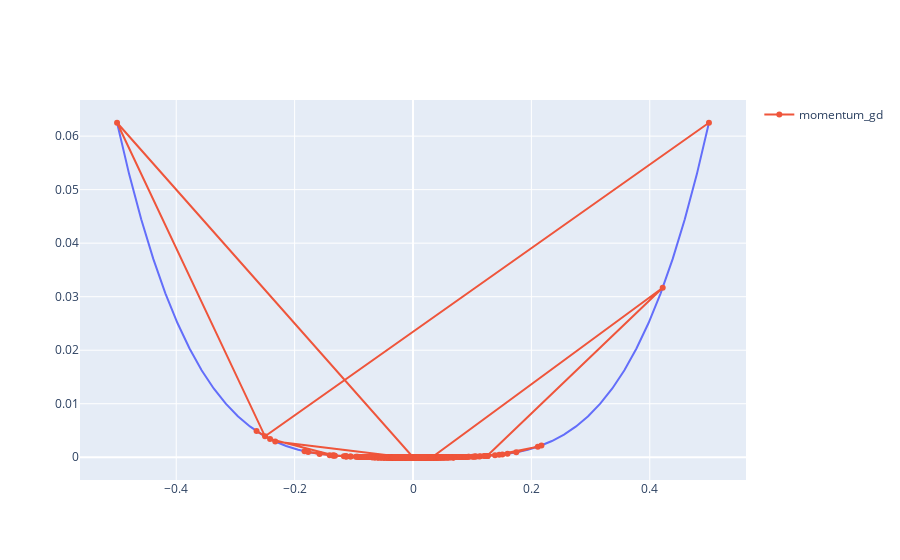

Notebook code cell kept with this figure:
### Markdown cell above
Let’s first apply momentum in the setting where we bounced across the walls ($\alpha = 2$). We set $\beta = 0.5$.

### Code cell
# apply momentum when lr = 2., with mom = 0.5

x = 0.5
y = x**4

n_iter = 1000
lr = 2.
mom = 0.5

# x_buf = np.zeros(n_iter)
# x_buf[-1] = x
# x_buf[0] = x

def momentum_gd(x, y, lr, deriv, n_iter=1000):
    """
    Simple implementation of momentum gradient descent
    """
    # initialize buffer for results
    x_buf = np.zeros(n_iter)
    x_buf[-1] = x
    x_buf[0] = x
    
    # GD algorithm
    for i in range(n_iter):
        x_buf[i] = x
        
        
        # compute derivative d_y
        d_y = deriv(x)

        # compute momentum change
        mom_diff = x_buf[i] - x_buf[i-2]


        # apply GD step
        
        x = x - (lr * d_y) + mom * mom_diff

        # store result in buffer
    x_buf[i] = x
    
    return x_buf

def plot_momentum_gd(x, y, lr, deriv):
    # plot results

    x_buf = momentum_gd(x, y, lr, deriv)

    momentum_gd_fig = go.Figure()
    momentum_gd_fig.add_trace(initial_fig.data[0])
    momentum_gd_fig.add_trace(go.Scatter(x=x_buf, y=x_four(x_buf), mode="lines+markers", name="momentum_gd"))
    return momentum_gd_fig

plot_momentum_gd(x, y, lr, deriv)

### Figure 1 — Plotly figure (JSON) as saved in the notebook; plotly's stock layout.template omitted (floating-point values rounded to 4 significant figures; data arrays with more than 128 entries replaced by an {"elided": "..."} marker saying what was removed)
{"data": [{"hovertemplate": "x=%{x}<br>y=%{y}<extra></extra>", "legendgroup": "", "line": {"color": "#636efa", "dash": "solid"}, "marker": {"symbol": "circle"}, "mode": "lines", "name": "", "orientation": "v", "showlegend": false, "type": "scatter", "x": [-0.5, -0.4796, -0.4592, -0.4388, -0.4184, -0.398, -0.3776, -0.3571, -0.3367, -0.3163, -0.2959, -0.2755, -0.2551, -0.2347, -0.2143, -0.1939, -0.1735, -0.1531, -0.1327, -0.1122, -0.09184, -0.07143, -0.05102, -0.03061, -0.0102, 0.0102, 0.03061, 0.05102, 0.07143, 0.09184, 0.1122, 0.1327, 0.1531, 0.1735, 0.1939, 0.2143, 0.2347, 0.2551, 0.2755, 0.2959, 0.3163, 0.3367, 0.3571, 0.3776, 0.398, 0.4184, 0.4388, 0.4592, 0.4796, 0.5], "xaxis": "x", "y": [0.0625, 0.0529, 0.04446, 0.03707, 0.03064, 0.02508, 0.02032, 0.01627, 0.01286, 0.01001, 0.007668, 0.005762, 0.004235, 0.003034, 0.002108, 0.001413, 0.0009055, 0.0005489, 0.0003096, 0.0001587, 7.113e-05, 2.603e-05, 6.776e-06, 8.782e-07, 1.084e-08, 1.084e-08, 8.782e-07, 6.776e-06, 2.603e-05, 7.113e-05, 0.0001587, 0.0003096, 0.0005489, 0.0009055, 0.001413, 0.002108, 0.003034, 0.004235, 0.005762, 0.007668, 0.01001, 0.01286, 0.01627, 0.02032, 0.02508, 0.03064, 0.03707, 0.04446, 0.0529, 0.0625], "yaxis": "y"}, {"mode": "lines+markers", "name": "momentum_gd", "type": "scatter", "x": {"elided": "1000 float values"}, "y": {"elided": "1000 float values"}}], "layout": {}}
